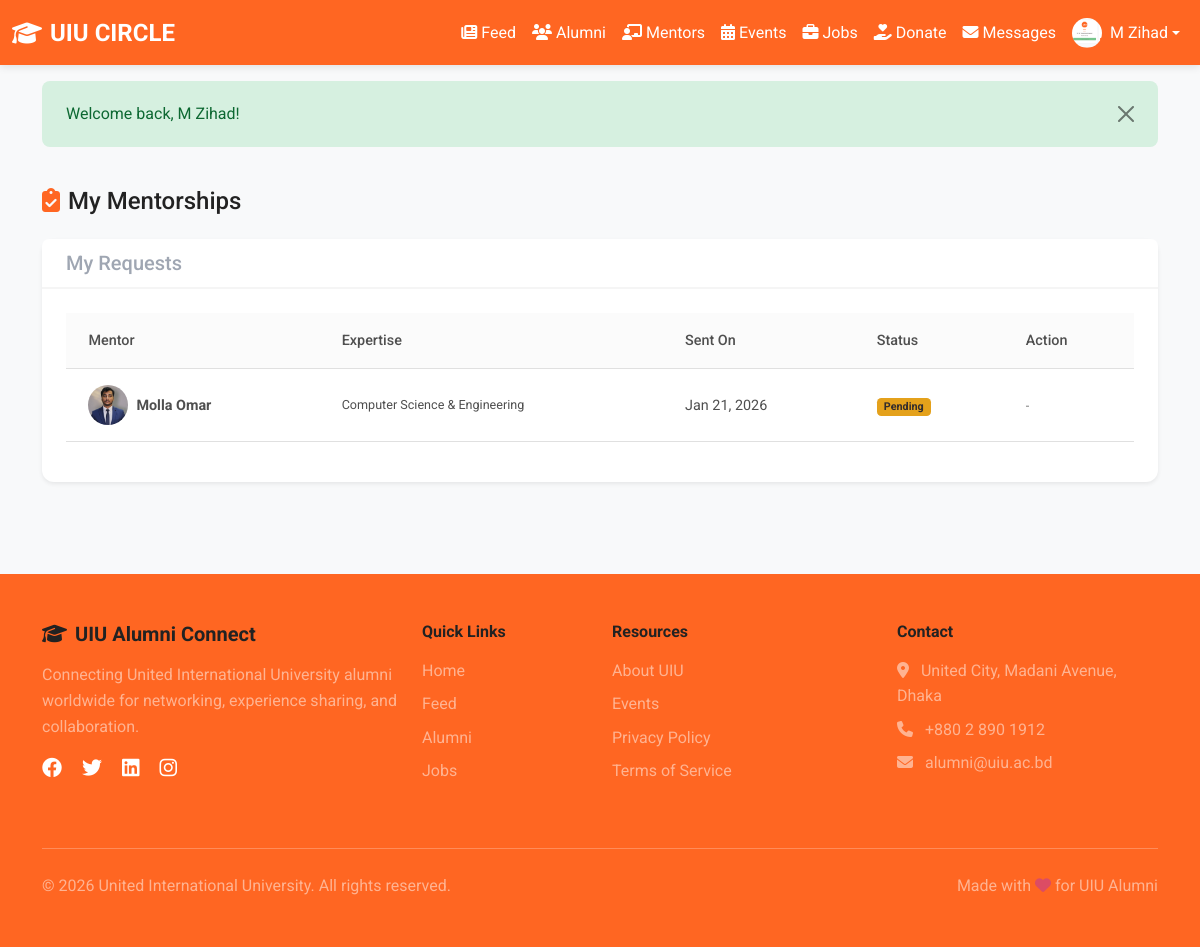
The app's page /user/mentorship_requests.php (signed in) with its own data.
### tables this page shows
CREATE TABLE `users` (
  `id` int(11) NOT NULL,
  `name` varchar(255) NOT NULL,
  `email` varchar(255) NOT NULL,
  `password` varchar(255) NOT NULL,
  `batch` varchar(50) DEFAULT NULL,
  `department` varchar(100) DEFAULT NULL,
  `education` text DEFAULT NULL,
  `work_experience` text DEFAULT NULL,
  `profile_image` varchar(255) DEFAULT 'default-avatar.png',
  `bio` text DEFAULT NULL,
  `skills` text DEFAULT NULL,
  `phone` varchar(20) DEFAULT NULL,
  `location` varchar(255) DEFAULT NULL,
  `linkedin` varchar(255) DEFAULT NULL,
  `role` enum('student','alumni') NOT NULL DEFAULT 'student',
  `id_card_image` varchar(255) DEFAULT NULL,
  `status` enum('pending','active','blocked') DEFAULT 'pending',
  `created_at` timestamp NOT NULL DEFAULT current_timestamp(),
  `updated_at` timestamp NOT NULL DEFAULT current_timestamp() ON UPDATE current_timestamp()
);

CREATE TABLE `mentorship_requests` (
  `id` int(11) NOT NULL,
  `mentor_id` int(11) NOT NULL,
  `mentee_id` int(11) NOT NULL,
  `status` enum('pending','accepted','rejected') DEFAULT 'pending',
  `message` text DEFAULT NULL,
  `created_at` timestamp NOT NULL DEFAULT current_timestamp(),
  `updated_at` timestamp NOT NULL DEFAULT current_timestamp() ON UPDATE current_timestamp()
);

### includes/functions.php (called while the page is built, shortened)
<?php
function isLoggedIn() {
    return isset($_SESSION['user_id']) && !empty($_SESSION['user_id']);
}
function getCurrentUser() {
    $db = getDB();
    $stmt = $db->prepare("SELECT * FROM users WHERE id = ?");
    $stmt->bind_param("i", $_SESSION['user_id']);
    $stmt->execute();
    $result = $stmt->get_result();
    return $result->fetch_assoc();
}
function getFlashMessage() {
    if (isset($_SESSION['flash_message'])) {
        $message = $_SESSION['flash_message'];
        $type = $_SESSION['flash_type'] ?? 'info';
        return ['message' => $message, 'type' => $type];
    }
    return null;
}
?>

### user/mentorship_requests.php (the view, shortened to what this page needs)
<?php
require_once __DIR__ . '/../includes/header.php';
$user = getCurrentUser();
$db = getDB();
$outgoingQuery = "SELECT r.*, u.name, u.profile_image, u.department, u.batch
                  FROM mentorship_requests r
                  JOIN users u ON r.mentor_id = u.id
                  WHERE r.mentee_id = ?
                  ORDER BY r.created_at DESC";
$outStmt = $db->prepare($outgoingQuery);
$outStmt->bind_param("i", $user['id']);
$outStmt->execute();
$outgoingRequests = $outStmt->get_result();
?>
<div class="container py-4">
    <h4 class="mb-4"><i class="fas fa-clipboard-check me-2 text-primary"></i>My Mentorships</h4>
    <div class="row">
        <?php if ($user['role'] === 'student' || $outgoingRequests->num_rows > 0): ?>
        <div class="col-12">
            <div class="card shadow-sm">
                <div class="card-header bg-white">
                    <h5 class="mb-0 text-secondary">My Requests</h5>
                </div>
                <div class="card-body">
                    <?php if ($outgoingRequests->num_rows > 0): ?>
                        <div class="table-responsive">
                            <table class="table align-middle">
                                <thead class="bg-light">
                                    <tr>
                                        <th>Mentor</th>
                                        <th>Expertise</th>
                                        <th>Sent On</th>
                                        <th>Status</th>
                                        <th>Action</th>
                                    </tr>
                                </thead>
                                <tbody>
                                    <?php while ($req = $outgoingRequests->fetch_assoc()): ?>
                                        <tr>
                                            <td>
                                                <div class="d-flex align-items-center">
                                                    <img src="<?php echo SITE_URL . '/uploads/' . ($req['profile_image'] ?: 'default-avatar.png'); ?>"
                                                         class="rounded-circle me-2" width="40" height="40" style="object-fit: cover;">
                                                    <div class="fw-bold"><?php echo htmlspecialchars($req['name']); ?></div>
                                                </div>
                                            </td>
                                            <td>
                                                <div class="small"><?php echo htmlspecialchars($req['department']); ?></div>
                                            </td>
                                            <td><?php echo date('M d, Y', strtotime($req['created_at'])); ?></td>
                                            <td>
                                                <?php if ($req['status'] === 'pending'): ?>
                                                    <span class="badge bg-warning text-dark">Pending</span>
                                                <?php elseif ($req['status'] === 'accepted'): ?>
                                                    <span class="badge bg-success">Accepted</span>
                                                <?php else: ?>
                                                    <span class="badge bg-danger">Rejected</span>
                                                <?php endif; ?>
                                            </td>
                                            <td>
                                                 <?php if ($req['status'] === 'accepted'): ?>
                                                    <a href="<?php echo SITE_URL; ?>/user/messages.php?user=<?php echo $req['mentor_id']; ?>" class="btn btn-primary btn-sm">
                                                        <i class="fas fa-comment me-1"></i>Message
                                                    </a>
                                                <?php else: ?>
                                                    <span class="text-muted small">-</span>
                                                <?php endif; ?>
                                            </td>
                                        </tr>
                                    <?php endwhile; ?>
                                </tbody>
                            </table>
                        </div>
                    <?php endif; ?>
                </div>
            </div>
        <?php endif; ?>
        </div>
    </div>
</div>
<?php require_once __DIR__ . '/../includes/footer.php'; ?>

### includes/header.php (shortened to what this page needs)
<?php
require_once __DIR__ . '/functions.php';
$currentUser = getCurrentUser();
?>
<!DOCTYPE html>
<html lang="en">
<head>
    <link rel="stylesheet" href="https://cdnjs.cloudflare.com/ajax/libs/font-awesome/6.4.0/css/all.min.css">
    <link href="https://cdnjs.cloudflare.com/ajax/libs/mdb-ui-kit/6.4.0/mdb.min.css" rel="stylesheet">
    <link rel="stylesheet" href="<?php echo SITE_URL; ?>/assets/css/style.css">
</head>
<body>
    <nav class="navbar navbar-expand-lg navbar-light" style="background-color: <?php echo PRIMARY_COLOR; ?>;">
        <div class="container-fluid">
            <a class="navbar-brand text-white fw-bold" href="<?php echo SITE_URL; ?>">
                <i class="fas fa-graduation-cap me-2"></i>UIU CIRCLE
            </a>
            <div class="collapse navbar-collapse" id="navbarNav">
                <ul class="navbar-nav ms-auto align-items-center">
                    <?php if (isLoggedIn()): ?>
                        <li class="nav-item">
                            <a class="nav-link text-white" href="<?php echo SITE_URL; ?>/user/feed.php">
                                <i class="fas fa-newspaper me-1"></i>Feed
                            </a>
                        </li>
                        <li class="nav-item">
                            <a class="nav-link text-white" href="<?php echo SITE_URL; ?>/user/explore.php">
                                <i class="fas fa-users me-1"></i>Alumni
                            </a>
                        <li class="nav-item">
                            <a class="nav-link text-white" href="<?php echo SITE_URL; ?>/user/mentors.php">
                                <i class="fas fa-chalkboard-teacher me-1"></i>Mentors
                            </a>
                        </li>
                        <li class="nav-item">
                            <a class="nav-link text-white" href="<?php echo SITE_URL; ?>/user/events.php">
                                <i class="fas fa-calendar-alt me-1"></i>Events
                            </a>
                        </li>
                        <li class="nav-item">
                            <a class="nav-link text-white" href="<?php echo SITE_URL; ?>/user/jobs.php">
                                <i class="fas fa-briefcase me-1"></i>Jobs
                            </a>
                        </li>
                        <li class="nav-item">
                            <a class="nav-link text-white" href="<?php echo SITE_URL; ?>/user/donations.php">
                                <i class="fas fa-hand-holding-heart me-1"></i>Donate
                            </a>
                        </li>
                        <li class="nav-item">
                            <a class="nav-link text-white position-relative" href="<?php echo SITE_URL; ?>/user/messages.php">
                                <i class="fas fa-envelope me-1"></i>Messages
                            </a>
                        </li>
                        <li class="nav-item dropdown">
                            <a class="nav-link dropdown-toggle text-white d-flex align-items-center"
                               href="#" id="navbarDropdown" role="button"
                               data-mdb-toggle="dropdown" aria-expanded="false">
                                <?php
                                $headerAvatarUrl = SITE_URL . '/uploads/' . ($currentUser['profile_image'] ?? 'default-avatar.png');
                                ?>
                                <img src="<?php echo $headerAvatarUrl; ?>"
                                     class="rounded-circle me-2"
                                     style="width: 30px; height: 30px; object-fit: cover;"
                                     alt="Profile"
                                     onerror="this.src='https://ui-avatars.com/api/?name=<?php echo urlencode($currentUser['name']); ?>&size=50&background=FF6622&color=fff'">
                                <?php echo htmlspecialchars($currentUser['name']); ?>
                            </a>
                        </li>
                    <?php endif; ?>
                </ul>
            </div>
        </div>
    </nav>
    <?php
    $flash = getFlashMessage();
    if ($flash):
        $alertClass = match($flash['type']) {
            'success' => 'alert-success',
            'error' => 'alert-danger',
            'warning' => 'alert-warning',
            default => 'alert-info'
        };
    ?>
        <div class="container mt-3">
            <div class="alert <?php echo $alertClass; ?> alert-dismissible fade show" role="alert">
                <?php echo htmlspecialchars($flash['message']); ?>
                <button type="button" class="btn-close" data-mdb-dismiss="alert" aria-label="Close"></button>
            </div>
        </div>
    <?php endif; ?>
    <main>

### assets/css/style.css (style rules this page uses)
:root { --primary-color: #FF6622; --secondary-color: #FFFFFF; --text-color: #222222; --accent-color: #E65100; --bg-light: #f8f9fa; --border-color: #dee2e6; }
* { margin: 0; padding: 0; box-sizing: border-box; }
body { font-family: 'Roboto', sans-serif; color: var(--text-color); background-color: var(--bg-light); line-height: 1.6; }
h1, h2, h3, h4, h5, h6 { font-weight: 500; color: var(--text-color); }
a { text-decoration: none; transition: all 0.3s ease; }
.card { border: none; border-radius: 12px; box-shadow: 0 2px 8px rgba(0,0,0,0.08); transition: transform 0.3s ease, box-shadow 0.3s ease; margin-bottom: 20px; }
.navbar { box-shadow: 0 2px 8px rgba(0,0,0,0.1); }
.navbar-brand { font-size: 1.5rem; }
.text-primary { color: var(--primary-color) !important; }

### records on screen
users: profile_image (picture), name "M Zihad"
mentorship_requests: mentor.profile_image (picture), mentor.name "Molla Omar", mentor.department "Computer Science & Engineering", created_at "Jan 21, 2026", status "Pending"

### other values on screen
$flash['message'] "Welcome back, M Zihad!"
